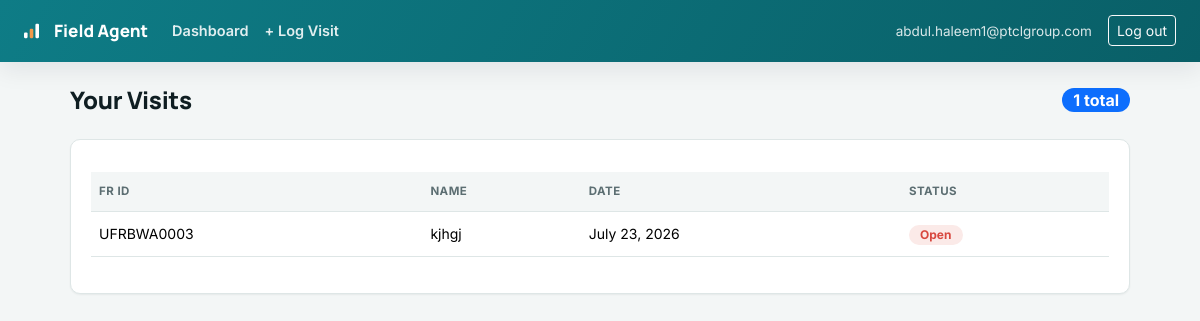
/field/dashboard/ (signed in), run on an earlier commit of the app's database.
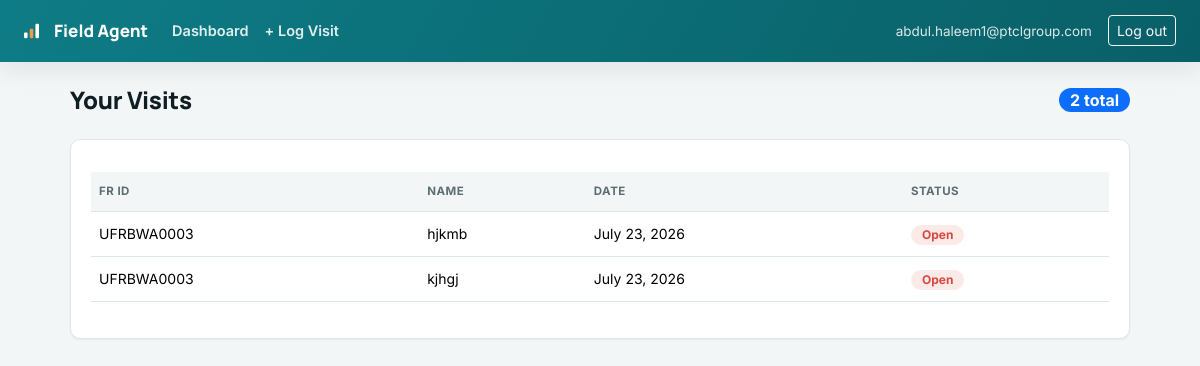
And on a later commit of the database.
### visits/models.py (models this page shows, shortened)
class MarketVisit(models.Model):
    STATUS_CHOICES = [
        ('open', 'Open'),
        ('in_progress', 'In Progress'),
        ('resolved', 'Resolved'),
    ]
    PRIORITY_CHOICES = [
        ('low', 'Low'),
        ('medium', 'Medium'),
        ('high', 'High'),
    ]
    TYPE_CHOICES = [
        ('retailer', 'Retailer'),
        ('dso', 'DSO'),
        ('stall', 'Stall'),
        ('wic', 'WIC'),
    ]
    YES_NO_CHOICES = [
        ('yes', 'Yes'),
        ('no', 'No'),
    ]
    NEW_EXISTING_CHOICES = [
        ('new', 'New'),
        ('existing', 'Existing'),
    ]
    LOAD_STOCK_CHOICES = [
        ('0-99', '0-99'),
        ('100-500', '100-500'),
        ('501-1000', '501-1000'),
        ('1001-5000', '1001-5000'),
        ('above_5000', 'Above 5000'),
    ]
    AWARENESS_CHOICES = [
        ('low', 'Low'),
        ('medium', 'Medium'),
        ('high', 'High'),
    ]
    visited_by = models.ForeignKey(
        settings.AUTH_USER_MODEL,
        on_delete=models.SET_NULL,
        null=True,
        related_name='market_visits',
    )
    franchise = models.ForeignKey(
        'hierarchy.FranchiseRecord',
        on_delete=models.SET_NULL,
        null=True,
        related_name='visits',
        verbose_name='Franchise (FR ID)',
    )
    new_or_existing = models.CharField(
        max_length=10, choices=NEW_EXISTING_CHOICES, verbose_name="New or Existing"
    )
    visit_date = models.DateField(db_index=True)
    visit_time = models.TimeField()
    name = models.CharField(max_length=150, verbose_name="Name")
    evc = models.CharField(
        max_length=12,
        validators=[evc_validator],
        verbose_name="EVC",
        help_text="Digits only, starting with 92",
    )
    visit_type = models.CharField(max_length=20, choices=TYPE_CHOICES, verbose_name="Type")
    bvs = models.CharField(max_length=3, choices=YES_NO_CHOICES, verbose_name="BVS")
    bvs_imei = models.CharField(max_length=50, verbose_name="BVS IMEI")
    rso_visit = models.CharField(max_length=3, choices=YES_NO_CHOICES, verbose_name="RSO Visit")
    latitude = models.DecimalField(max_digits=9, decimal_places=6, null=True, blank=True)
    longitude = models.DecimalField(max_digits=9, decimal_places=6, null=True, blank=True)
    load_stock_range = models.CharField(max_length=15, choices=LOAD_STOCK_CHOICES, verbose_name="Load Stock")
    psim_stock = models.PositiveIntegerField(default=0, verbose_name="PSim Stock")
    npsim_stock = models.PositiveIntegerField(default=0, verbose_name="NP Sim Stock")
    mbb_stock = models.PositiveIntegerField(default=0, verbose_name="MBB Stock")
    zong_avg_loading = models.DecimalField(max_digits=12, decimal_places=2, default=0, verbose_name="Zong - Average Loading")
    zong_avg_sim_sales = models.DecimalField(max_digits=12, decimal_places=2, default=0, verbose_name="Zong - Average Sim Sales")
    jazz_avg_loading = models.DecimalField(max_digits=12, decimal_places=2, default=0, verbose_name="Jazz - Average Loading")
    jazz_avg_sim_sales = models.DecimalField(max_digits=12, decimal_places=2, default=0, verbose_name="Jazz - Average Sim Sales")
    fascia_zong = models.BooleanField(default=False, verbose_name="Zong")
    fascia_ufone = models.BooleanField(default=False, verbose_name="Ufone")
    fascia_jazz = models.BooleanField(default=False, verbose_name="Jazz")
    avh_zong = models.BooleanField(default=False, verbose_name="Zong")
    avh_ufone = models.BooleanField(default=False, verbose_name="Ufone")
    avh_jazz = models.BooleanField(default=False, verbose_name="Jazz")
    pos_zong = models.BooleanField(default=False, verbose_name="Zong")
    pos_ufone = models.BooleanField(default=False, verbose_name="Ufone")
    pos_jazz = models.BooleanField(default=False, verbose_name="Jazz")
    promo_awareness = models.CharField(max_length=10, choices=AWARENESS_CHOICES, verbose_name="Promo Awareness")
    bundle_awareness = models.CharField(max_length=10, choices=AWARENESS_CHOICES, verbose_name="Bundle Awareness")
    fca_commitment = models.PositiveIntegerField(null=True, blank=True, verbose_name="FCA Commitment")
    mnp_commitment = models.PositiveIntegerField(null=True, blank=True, verbose_name="MNP Commitment")
    comments = models.TextField(blank=True, verbose_name="Comments")
    management_comment = models.TextField(blank=True, verbose_name="Management Comment")
    photo = models.ImageField(upload_to='visit_photos/', verbose_name="Photo 1")
    photo2 = models.ImageField(upload_to='visit_photos/', blank=True, null=True, verbose_name="Photo 2")
    priority = models.CharField(max_length=10, choices=PRIORITY_CHOICES, default='medium', db_index=True)
    status = models.CharField(max_length=15, choices=STATUS_CHOICES, default='open', db_index=True)
    created_at = models.DateTimeField(auto_now_add=True)
    updated_at = models.DateTimeField(auto_now=True)
    class Meta:
        ordering = ['-visit_date', '-created_at']

### hierarchy/models.py (models this page shows, shortened)
class FranchiseRecord(models.Model):
    fr_id = models.CharField(max_length=50, unique=True, verbose_name="FR ID")
    region = models.CharField(max_length=100, blank=True, db_index=True)
    bu = models.CharField(max_length=100, blank=True, verbose_name="BU", db_index=True)
    fr_status = models.CharField(max_length=50, blank=True, verbose_name="FR Status")
    fr_city = models.CharField(max_length=100, blank=True, verbose_name="FR City", db_index=True)
    fr_address = models.CharField(max_length=255, blank=True, verbose_name="FR Address")
    arm_name = models.CharField(max_length=150, blank=True, verbose_name="ARM Name", db_index=True)
    arm_emp_no = models.CharField(max_length=50, blank=True, verbose_name="ARM Emp #")
    email = models.EmailField(db_index=True)
    user = models.ForeignKey(
        settings.AUTH_USER_MODEL,
        on_delete=models.SET_NULL,
        null=True,
        blank=True,
        related_name='franchise_records',
    )
    uploaded_at = models.DateTimeField(auto_now_add=True)
    updated_at = models.DateTimeField(auto_now=True)
    class Meta:
        ordering = ['region', 'fr_id']

### visits/views.py (the view)
    @login_required
    def wrapped(request, *args, **kwargs):
        if not request.user.is_staff and hasattr(request.user, 'viewer_access'):
            return redirect('management_dashboard')
        return view_func(request, *args, **kwargs)

### visits/views.py (called while the page is built)
def field_agent_required(view_func):
    @login_required
    def wrapped(request, *args, **kwargs):
        if not request.user.is_staff and hasattr(request.user, 'viewer_access'):
            return redirect('management_dashboard')
        return view_func(request, *args, **kwargs)
    return wrapped

@field_agent_required
def dashboard(request):
    visits = MarketVisit.objects.filter(visited_by=request.user).select_related('franchise')
    total_visits = visits.count()
    paginator = Paginator(visits, 15)
    page_obj = paginator.get_page(request.GET.get('page'))
    return render(request, 'visits/dashboard.html', {'total_visits': total_visits, 'page_obj': page_obj})

### visits/templates/visits/dashboard.html (shortened to what this page needs)
{% extends 'base.html' %}
{% block content %}
<div class="d-flex justify-content-between align-items-center flex-wrap gap-2 mb-4">
    <h1 class="mb-0">Your Visits</h1>
    <span class="badge text-bg-primary fs-6">{{ total_visits }} total</span>
</div>
<div class="panel">
    <div class="table-responsive">
        <table class="table table-hover align-middle data-table">
            <thead>
                <tr>
                    <th>FR ID</th>
                    <th>Name</th>
                    <th>Date</th>
                    <th>Status</th>
                </tr>
            </thead>
            <tbody>
                {% for visit in page_obj %}
                <tr onclick="window.location='{% url 'visit_detail' visit.pk %}'" class="clickable-row">
                    <td>{{ visit.franchise.fr_id|default:"—" }}</td>
                    <td>{{ visit.name }}</td>
                    <td>{{ visit.visit_date }}</td>
                    <td><span class="badge badge-status-{{ visit.status }}">{{ visit.get_status_display }}</span></td>
                </tr>
                {% empty %}
                <tr><td colspan="4">No visits logged yet. <a href="{% url 'visit_create' %}">Log your first visit</a>.</td></tr>
                {% endfor %}
            </tbody>
        </table>
    </div>
</div>
{% endblock %}

What changed in the data, as far as the page shows it:
added MarketVisit: franchise.fr_id "UFRBWA0003", name "hjkmb", visit_date "July 23, 2026", status "Open"
Also different on the page:
{{ total_visits }}: "1" → "2"
